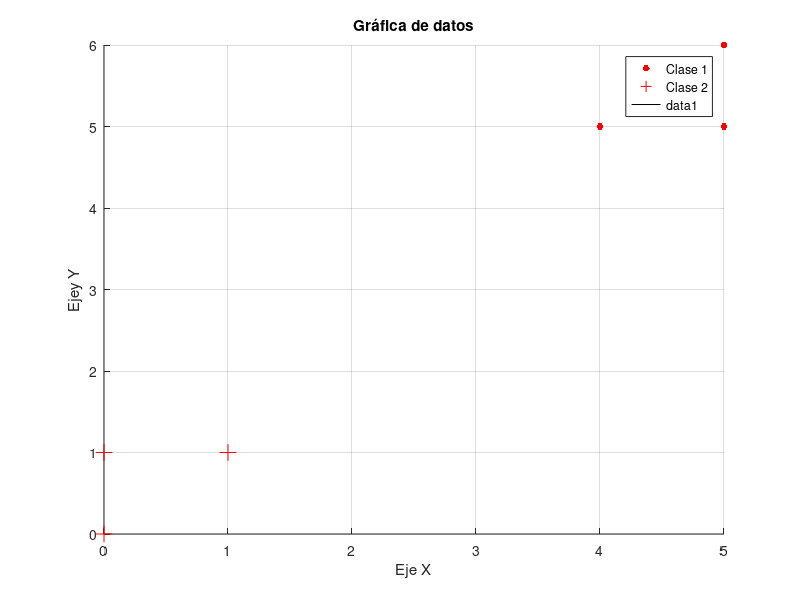

Source code (MATLAB):
%Equipo 8
%Práctica 5a
function repetir=practica5a()

    AND_GATE = [5 5 0;
                5 6 0;
                4 5 0;
                0 0 1;
                0 1 1;
                1 1 1]
                
    w = zeros(1,3);
    %r = 1

    for aux=1:3
        %fprintf('Escribe el peso w%d: ',aux);
        w(aux)=0;
    end
    %r = input('Ingresa el coeficiende te aprendizaje r: ');
    %disp(w);
    r=1

    display("Valores Iniciales de W:");
    display(w);

    iteration = 1;
    while 1
        wAux = w;
        for aux=1:6
            Xn = [AND_GATE(aux,1) AND_GATE(aux,2) 1];
            fsal = Xn*w.';
            if(fsal >= 0 && AND_GATE(aux,3) == 0)
                w = w - r*Xn;
            end
            if(fsal <= 0 && AND_GATE(aux,3) == 1)
                w = w + r*Xn;
            end
        end

        if(~isequal(w,wAux))
            fprintf('Iteracion %d: \n',iteration);
            display(w.');
        else
            break;
        end
        iteration = iteration + 1;
    end

    fprintf('fsal = %.2f x1 + %.2f x2 + %.2f\n',w(1),w(2),w(3));

    figure(1)
    grid on
    hold on

    plot(AND_GATE(1:3,1),AND_GATE(1:3,2),'.','MarkerSize',15,'DisplayName','Clase 1','color','r')
    plot(AND_GATE(4:6,1),AND_GATE(4:6,2),'+','MarkerSize',12,'DisplayName','Clase 2','color','r')
    %plot([0 (-w(3)/w(1))] , [0 (-w(3)/w(1))], 'color', 'k')
    P1=[0 (-w(3)/w(1))];
    P2=[0 (-w(3)/w(2))];
    plot([P1(1) P2(1)],[P1(2) P2(2)],'k')

    xlabel('Eje X')
    ylabel('Ejey Y')
    title('Gráfica de datos')
    legend

    fprintf('¿Deseas repetir el procedimiento?\n');
    fprintf('\t1) Si\n');
    fprintf('\t2) No\n');
    repetir = input('Elige un número: ');
    if repetir==1
        clf;
    end 
end
